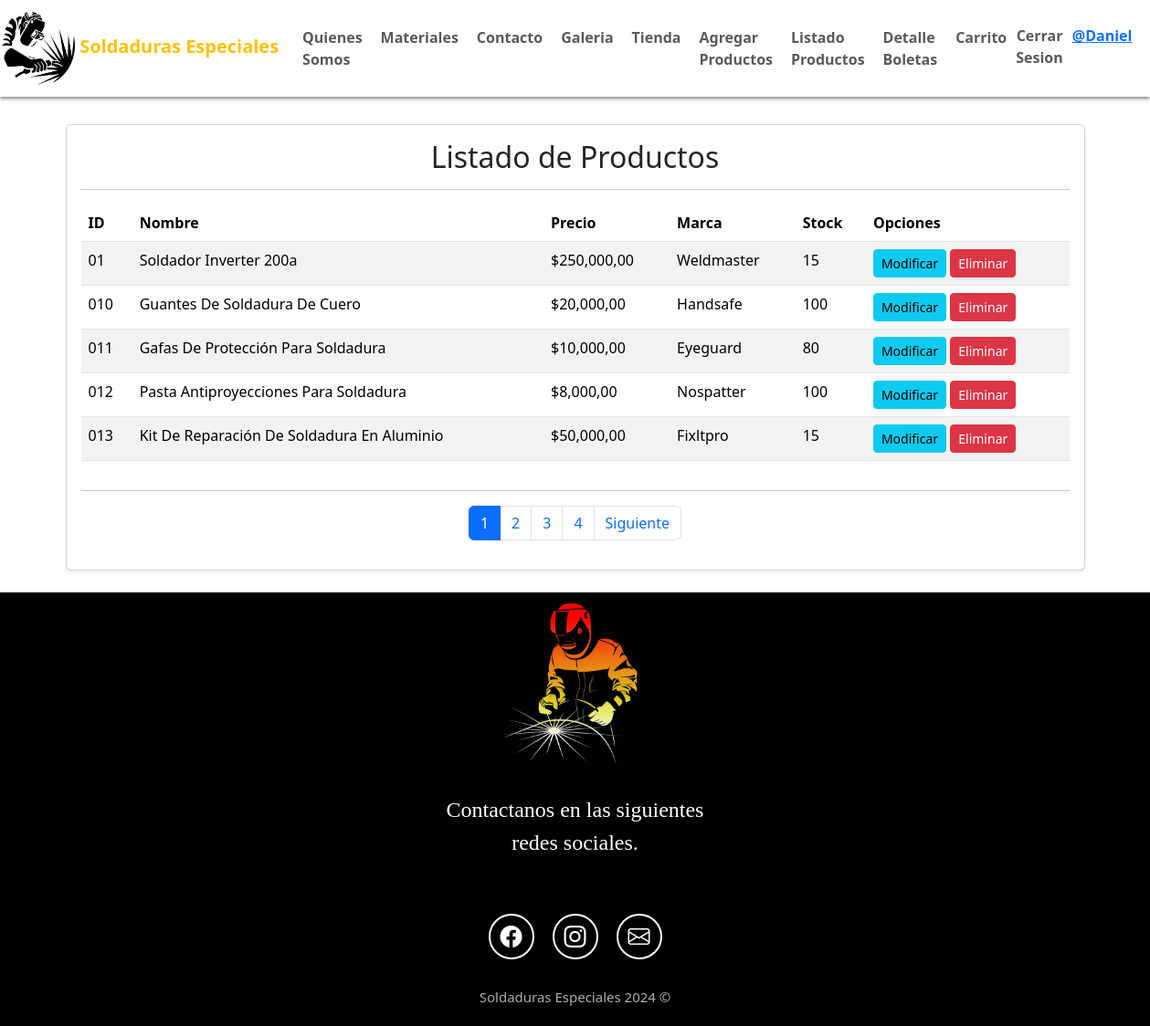
The app's page /listar-productos/ (signed in) with its own data.
### myapp/models.py (models this page shows, shortened)
class Producto(models.Model):
    codigo = models.CharField(max_length=100, unique=True)
    nombre = models.CharField(max_length=200)
    descripcion = models.TextField()
    marca = models.ForeignKey(Marca, on_delete=models.PROTECT, null=True, blank=True, default=None)
    imagen = models.ImageField(upload_to='productos', null=True)
    precio = models.IntegerField()
    stock = models.IntegerField()
    categoria = models.CharField(max_length=100)

class Marca(models.Model):
    nombre= models.CharField(max_length=50)
    def __str__(self):
        return self.nombre

### myapp/views.py (the view)
# urls.py: path('listar-productos/', views.listar_productos, name="listar_productos"),
@permission_required('myapp.view_producto')
def listar_productos(request):
    productos = Producto.objects.all().order_by('codigo')
    page = request.GET.get('page', 1)
    try:
        paginator = Paginator(productos, 5)
        productos = paginator.page(page)
    except:
        raise Http404
    data = {
        'entity': productos,
        'paginator': paginator
    }
    return render(request, 'myapp/listar.html', data)

### myapp/templates/myapp/listar.html (shortened to what this page needs)
{% extends 'myapp/base.html' %}
{% block content %}
{% load humanize %}
<div class="container my-4">
    <div class="card shadow-sm">
        <div class="card-body">
            <h2 class="text-center">Listado de Productos</h2>
            <hr>
            <div class="table-responsive">
                <table class="table table-hover table-striped">
                    <thead class="thead-dark">
                        <tr>
                            <th>ID</th>
                            <th>Nombre</th>
                            <th>Precio</th>
                            <th>Marca</th>
                            <th>Stock</th>
                            <th>Opciones</th>
                        </tr>
                    </thead>
                    <tbody>
                        {% for p in entity %}
                        <tr>
                            <td>{{ p.codigo }}</td>
                            <td>{{ p.nombre | title }}</td>
                            <td>${{ p.precio | floatformat:2 | intcomma }}</td>
                            <td>{{ p.marca | title }}</td>
                            <td>{{ p.stock }}</td>
                            <td>
                                {% if perms.app.change_producto %}
                                    <a href="{% url 'modificar_productos' p.id %}" class="btn btn-info btn-sm">Modificar</a>
                                {% endif %}
                                {% if perms.app.delete_producto %}
                                    <a href="#" onclick="eliminarProducto({{ p.id }})" class="btn btn-danger btn-sm">Eliminar</a>
                                {% endif %}
                            </td>
                        </tr>
                        {% endfor %}
                    </tbody>
                </table>
            </div>
            <hr>
            <div>
                {% include 'myapp/paginator.html' %}
            </div>
        </div>
    </div>
</div>
{% endblock %}

### myapp/templates/myapp/base.html (shortened to what this page needs)
{% load static %}
<!DOCTYPE html>
<html lang="en">
<head>
    <link rel="stylesheet" href="{% static 'css/base.css' %}">
    <link href="https://cdn.jsdelivr.net/npm/bootstrap@5.3.3/dist/css/bootstrap.min.css" rel="stylesheet">
    <link rel="stylesheet" href="https://cdn.jsdelivr.net/npm/bootstrap-icons@1.11.3/font/bootstrap-icons.min.css">
</head>
<body>
    <header>
        <nav class="navbar navbar-expand-md navbar-light bg-succes">
            <div class="container-fluid" style="margin-left: -10px">
                <a class="navbar-brand" href="#">
                    <img src="{% static 'img/solda.jpg' %}" width="80px" height="80px">
                    <span class="text-warning">Soldaduras Especiales</span>
                </a>
                <div class="collapse navbar-collapse" id="menu" style="font-size: 1rem;">
                    <ul class="navbar-nav me-auto">
                        <li class="nav-item">
                            <a class="nav-link" href="{% url 'index' %}">Quienes Somos</a>
                        </li>
                        <li class="nav-item">
                            <a class="nav-link" href="{% url 'materiales' %}">Materiales</a>
                        </li>
                        <li class="nav-item">
                            <a class="nav-link" href="{% url 'contacto' %}">Contacto</a>
                        </li>
                        <li class="nav-item">
                            <a class="nav-link" href="{% url 'galeria' %}">Galeria</a>
                        </li>
                        <li class="nav-item">
                            <a class="nav-link" href="{% url 'tienda_productos' %}">Tienda</a>
                        </li>
                        {% if perms.app.add_producto %}
                            <li class="nav-item">
                                <a class="nav-link" href="{% url 'agregar_producto' %}">Agregar Productos</a>
                            </li>
                        {% endif %}
                        {% if perms.app.view_producto %}
                            <li class="nav-item">
                                <a class="nav-link" href="{% url 'listar_productos' %}">Listado Productos</a>
                            </li>
                        {% endif %}
                    </ul>
                    <ul class="navbar-nav ms-auto">
                        {% if user.is_authenticated %}
                            <li class="nav-item">
                                <a class="nav-link" href="{% url 'listar_ventas' %}">Detalle Boletas</a>
                            </li>
                            <li class="nav-item">
                                <a class="nav-link" href="{% url 'ver_carrito' %}">Carrito</a>
                            </li>
                            <li>
                                <form method="post" action="{% url 'logout' %}">
                                    <button type="submit" class="nav-link btn btn-link" style="padding: 0; border: none;">Cerrar Sesion</button>
                                </form>
                            </li>
                            <li>
                                <a href="{% url 'editar_perfil' %}">@{{ user.username }}</a>
                            </li>
                        {% endif %}
                    </ul>
                </div>
            </div>
        </nav>
    </header>
    <main>
        {% block content %}
        {% endblock %}
    </main>
    <footer class="oscuro d-flex flex-column align-items-center justify-content-center">
        <img src="{% static 'img/footer-logo.jpg' %}" class="footer-logo" alt="logo de footer">
        <p class="oscuro footer-texto text-center">Contactanos en las siguientes <br>redes sociales.</p>
        <div class="iconos-redes-sociales d-flex flex-wrap align-items-center justify-content-center">
            <a href="https://www.facebook.com/soldadurasespecialesmaipu" target="_blank" rel="noopener noreferrer">
                <i class="bi bi-facebook"></i>
            </a>
            <a href="https://www.instagram.com/soldadurasespeciales_maipu/" target="_blank" rel="noopener noreferrer">
                <i class="bi bi-instagram"></i>
            </a>
            <a href="mailto:Camilourra.1992@gmail.com" target="_blank" rel="noopener noreferrer">
                <i class="bi bi-envelope"></i>
            </a>
        </div>
        <div class="derechos">Soldaduras Especiales 2024 &#169;</div>
    </footer>
</body>
</html>

### myapp/static/css/base.css (style rules this page uses)
* { box-sizing: border-box; }
nav { position: fixed; width: 100%; box-shadow: 0 2px 4px 0 rgba(0,0,0,.5); margin-bottom: 30px; padding-bottom: 20px; }
body { font-family: 'Franklin Gothic Medium', 'Arial Narrow', Arial, sans-serif; margin: 0; }
h2 { font-size: 2.7em; }
p { font-size: 1.25em; }
ul { list-style: none; }
button { font-size: 1.5em; font-weight: bold; padding: 10px 20px; color: aliceblue; }
.oscuro { color: white; background-color: black; }
header { text-decoration: none; font-weight: bold; font-size: 1rem; }
#menu a { border-radius: 20px; padding: 2px 10px; }
.footer-logo { width: auto; height: 200px; display: flex; flex-wrap: wrap; }
.footer-texto { font-size: 1.5rem; padding: 20px; margin-bottom: 30px; font-family: 'Times New Roman', Times, serif; }
.iconos-redes-sociales a { width: 50px; height: 50px; display: flex; align-items: center; justify-content: center; padding: 2px; margin: 10px; border: 2px solid white; border-radius: 50%; transition: all 0.2s ease-in; }
.iconos-redes-sociales i { color: white; font-size: 1.5rem; transition: all 0.2s ease-in; }
.derechos { font-size: 15px; color: #aeaeae; padding: 20px; }

### records on screen
Producto: codigo "01", nombre "Soldador Inverter 200a", precio "250,000,00", marca "Weldmaster", stock "15"
Producto: codigo "010", nombre "Guantes De Soldadura De Cuero", precio "20,000,00", marca "Handsafe", stock "100"
Producto: codigo "011", nombre "Gafas De Protección Para Soldadura", precio "10,000,00", marca "Eyeguard", stock "80"
Producto: codigo "012", nombre "Pasta Antiproyecciones Para Soldadura", precio "8,000,00", marca "Nospatter", stock "100"
Producto: codigo "013", nombre "Kit De Reparación De Soldadura En Aluminio", precio "50,000,00", marca "Fixltpro", stock "15"

### other values on screen
{{ user.username }} "Daniel"
{{ page }} "1" "2" "3" "4"
